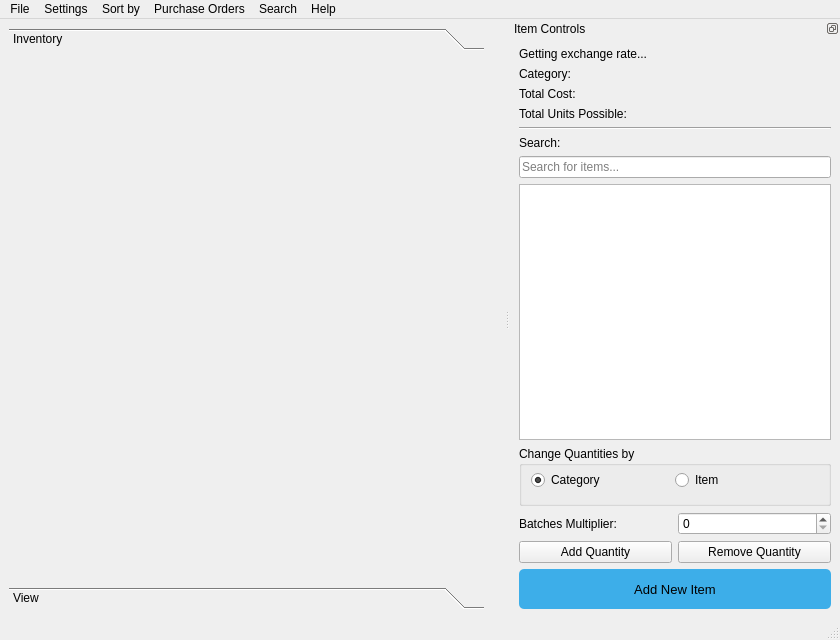
<?xml version="1.0" encoding="UTF-8"?>
<ui version="4.0">
 <author>Jared Gross</author>
 <class>MainWindow</class>
 <widget class="QMainWindow" name="MainWindow">
  <property name="geometry">
   <rect>
    <x>0</x>
    <y>0</y>
    <width>840</width>
    <height>640</height>
   </rect>
  </property>
  <property name="acceptDrops">
   <bool>true</bool>
  </property>
  <property name="windowTitle">
   <string>MainWindow</string>
  </property>
  <widget class="QWidget" name="centralwidget">
   <layout class="QVBoxLayout" name="verticalLayout_2">
    <property name="rightMargin">
     <number>20</number>
    </property>
    <item>
     <widget class="QToolBox" name="toolBox">
      <property name="frameShape">
       <enum>QFrame::NoFrame</enum>
      </property>
      <property name="frameShadow">
       <enum>QFrame::Plain</enum>
      </property>
      <property name="currentIndex">
       <number>0</number>
      </property>
      <widget class="QWidget" name="inventory_page">
       <property name="geometry">
        <rect>
         <x>0</x>
         <y>0</y>
         <width>477</width>
         <height>519</height>
        </rect>
       </property>
       <attribute name="label">
        <string>Inventory</string>
       </attribute>
       <attribute name="toolTip">
        <string>Manage all items</string>
       </attribute>
       <layout class="QHBoxLayout" name="horizontalLayout_4">
        <item>
         <layout class="QVBoxLayout" name="verticalLayout"/>
        </item>
       </layout>
      </widget>
      <widget class="QWidget" name="page_2">
       <property name="geometry">
        <rect>
         <x>0</x>
         <y>0</y>
         <width>477</width>
         <height>519</height>
        </rect>
       </property>
       <attribute name="label">
        <string>View</string>
       </attribute>
       <attribute name="toolTip">
        <string>View all inventory items as read only.</string>
       </attribute>
       <layout class="QHBoxLayout" name="horizontalLayout_5">
        <item>
         <layout class="QVBoxLayout" name="verticalLayout_4">
          <item>
           <layout class="QGridLayout" name="search_layout"/>
          </item>
         </layout>
        </item>
       </layout>
      </widget>
     </widget>
    </item>
    <item>
     <layout class="QVBoxLayout" name="verticalLayout_status">
      <property name="leftMargin">
       <number>6</number>
      </property>
      <property name="rightMargin">
       <number>6</number>
      </property>
     </layout>
    </item>
   </layout>
  </widget>
  <widget class="QMenuBar" name="menubar">
   <property name="geometry">
    <rect>
     <x>0</x>
     <y>0</y>
     <width>840</width>
     <height>21</height>
    </rect>
   </property>
   <widget class="QMenu" name="menuFile">
    <property name="title">
     <string>File</string>
    </property>
    <widget class="QMenu" name="menuDownload_File">
     <property name="statusTip">
      <string>A selection of files you can download.</string>
     </property>
     <property name="title">
      <string>Download File</string>
     </property>
     <addaction name="actionDownloadInventory"/>
    </widget>
    <widget class="QMenu" name="menuOpen_Category">
     <property name="statusTip">
      <string>Quick load categories</string>
     </property>
     <property name="title">
      <string>Open Category</string>
     </property>
    </widget>
    <widget class="QMenu" name="menuUpload_File">
     <property name="statusTip">
      <string>A selection of files you can upload online.</string>
     </property>
     <property name="title">
      <string>Upload File</string>
     </property>
     <addaction name="actionUploadInventory"/>
    </widget>
    <widget class="QMenu" name="menuInventory">
     <property name="title">
      <string>Inventory</string>
     </property>
     <addaction name="actionCreate_Category"/>
     <addaction name="actionDelete_Category"/>
     <addaction name="separator"/>
     <addaction name="actionClone_Category"/>
    </widget>
    <addaction name="menuUpload_File"/>
    <addaction name="menuDownload_File"/>
    <addaction name="separator"/>
    <addaction name="menuInventory"/>
    <addaction name="separator"/>
    <addaction name="menuOpen_Category"/>
    <addaction name="separator"/>
    <addaction name="actionBackup"/>
    <addaction name="actionLoad_Backup"/>
    <addaction name="separator"/>
    <addaction name="actionPrint_Inventory"/>
    <addaction name="separator"/>
    <addaction name="actionExit"/>
   </widget>
   <widget class="QMenu" name="menuSettings">
    <property name="title">
     <string>Settings</string>
    </property>
    <addaction name="actionDarkmode"/>
    <addaction name="actionAuto_back_up_to_cloud"/>
   </widget>
   <widget class="QMenu" name="menuHelp">
    <property name="title">
     <string>Help</string>
    </property>
    <addaction name="actionRelease_Notes"/>
    <addaction name="actionWebsite"/>
    <addaction name="separator"/>
    <addaction name="actionAbout_Qt"/>
    <addaction name="separator"/>
    <addaction name="actionCheck_for_Updates"/>
    <addaction name="separator"/>
    <addaction name="actionAbout"/>
   </widget>
   <widget class="QMenu" name="menuSearch">
    <property name="title">
     <string>Search</string>
    </property>
    <addaction name="actionEbay"/>
   </widget>
   <widget class="QMenu" name="menuSort">
    <property name="title">
     <string>Sort by</string>
    </property>
    <addaction name="actionAlphabatical"/>
    <addaction name="actionQuantity_in_Stock"/>
    <addaction name="actionPriority"/>
    <addaction name="separator"/>
    <addaction name="actionAscending"/>
    <addaction name="actionDescending"/>
    <addaction name="separator"/>
    <addaction name="actionSort"/>
   </widget>
   <widget class="QMenu" name="menuPurchase_Orders">
    <property name="title">
     <string>Purchase Orders</string>
    </property>
    <addaction name="actionAdd_Purchase_Order"/>
    <addaction name="actionRemove_Purchase_Order"/>
    <addaction name="separator"/>
    <addaction name="actionOpen_Purchase_Order"/>
    <addaction name="separator"/>
    <addaction name="actionOpen_Folder"/>
   </widget>
   <addaction name="menuFile"/>
   <addaction name="menuSettings"/>
   <addaction name="menuSort"/>
   <addaction name="menuPurchase_Orders"/>
   <addaction name="menuSearch"/>
   <addaction name="menuHelp"/>
  </widget>
  <widget class="QStatusBar" name="statusbar"/>
  <widget class="QDockWidget" name="dockWidget_create_add_remove">
   <property name="enabled">
    <bool>true</bool>
   </property>
   <property name="minimumSize">
    <size>
     <width>330</width>
     <height>453</height>
    </size>
   </property>
   <property name="floating">
    <bool>false</bool>
   </property>
   <property name="features">
    <set>QDockWidget::DockWidgetFloatable|QDockWidget::DockWidgetMovable</set>
   </property>
   <property name="allowedAreas">
    <set>Qt::LeftDockWidgetArea|Qt::RightDockWidgetArea</set>
   </property>
   <property name="windowTitle">
    <string>Item Controls</string>
   </property>
   <attribute name="dockWidgetArea">
    <number>2</number>
   </attribute>
   <widget class="QWidget" name="dockWidgetContents">
    <layout class="QHBoxLayout" name="horizontalLayout">
     <item>
      <layout class="QVBoxLayout" name="verticalLayout_3">
       <item>
        <widget class="QLabel" name="label_exchange_price">
         <property name="text">
          <string>Getting exchange rate...</string>
         </property>
        </widget>
       </item>
       <item>
        <widget class="QLabel" name="label_category_name">
         <property name="text">
          <string>Category: </string>
         </property>
        </widget>
       </item>
       <item>
        <widget class="QLabel" name="label_total_unit_cost">
         <property name="text">
          <string>Total Cost: </string>
         </property>
        </widget>
       </item>
       <item>
        <widget class="QLabel" name="label_units_possible">
         <property name="text">
          <string>Total Units Possible:</string>
         </property>
        </widget>
       </item>
       <item>
        <widget class="Line" name="line">
         <property name="orientation">
          <enum>Qt::Horizontal</enum>
         </property>
        </widget>
       </item>
       <item>
        <widget class="QLabel" name="label_2">
         <property name="text">
          <string>Search:</string>
         </property>
        </widget>
       </item>
       <item>
        <widget class="QLineEdit" name="lineEdit_search_items">
         <property name="statusTip">
          <string>Search items in this category</string>
         </property>
         <property name="inputMask">
          <string/>
         </property>
         <property name="dragEnabled">
          <bool>false</bool>
         </property>
         <property name="placeholderText">
          <string>Search for items...</string>
         </property>
         <property name="clearButtonEnabled">
          <bool>true</bool>
         </property>
        </widget>
       </item>
       <item>
        <widget class="QListWidget" name="listWidget_itemnames">
         <property name="statusTip">
          <string>All items from this category</string>
         </property>
         <property name="styleSheet">
          <string notr="true"/>
         </property>
        </widget>
       </item>
       <item>
        <widget class="QGroupBox" name="groupBox">
         <property name="minimumSize">
          <size>
           <width>0</width>
           <height>60</height>
          </size>
         </property>
         <property name="title">
          <string>Change Quantities by</string>
         </property>
         <layout class="QHBoxLayout" name="horizontalLayout_6">
          <property name="topMargin">
           <number>0</number>
          </property>
          <property name="bottomMargin">
           <number>9</number>
          </property>
          <item>
           <layout class="QGridLayout" name="gridLayout">
            <property name="leftMargin">
             <number>0</number>
            </property>
            <property name="topMargin">
             <number>0</number>
            </property>
            <property name="rightMargin">
             <number>0</number>
            </property>
            <property name="bottomMargin">
             <number>0</number>
            </property>
            <property name="spacing">
             <number>0</number>
            </property>
            <item row="0" column="0">
             <widget class="QRadioButton" name="radioButton_category">
              <property name="text">
               <string>Category</string>
              </property>
              <property name="checked">
               <bool>true</bool>
              </property>
             </widget>
            </item>
            <item row="0" column="1">
             <widget class="QRadioButton" name="radioButton_single">
              <property name="text">
               <string>Item</string>
              </property>
             </widget>
            </item>
           </layout>
          </item>
         </layout>
        </widget>
       </item>
       <item>
        <layout class="QHBoxLayout" name="horizontalLayout_3">
         <item>
          <widget class="QLabel" name="label">
           <property name="text">
            <string>Batches Multiplier:</string>
           </property>
          </widget>
         </item>
         <item>
          <widget class="QSpinBox" name="spinBox_quantity">
           <property name="statusTip">
            <string>Quantity you want to add/remove to the selected item/category</string>
           </property>
           <property name="accelerated">
            <bool>true</bool>
           </property>
           <property name="maximum">
            <number>99999999</number>
           </property>
          </widget>
         </item>
        </layout>
       </item>
       <item>
        <layout class="QHBoxLayout" name="horizontalLayout_2">
         <item>
          <widget class="QPushButton" name="pushButton_add_quantity">
           <property name="statusTip">
            <string>Adds to the currently selected item</string>
           </property>
           <property name="text">
            <string>Add Quantity</string>
           </property>
          </widget>
         </item>
         <item>
          <widget class="QPushButton" name="pushButton_remove_quantity">
           <property name="statusTip">
            <string>Removes from the currently selected item</string>
           </property>
           <property name="text">
            <string>Remove Quantity</string>
           </property>
          </widget>
         </item>
        </layout>
       </item>
       <item>
        <widget class="QPushButton" name="pushButton_create_new">
         <property name="sizePolicy">
          <sizepolicy hsizetype="Minimum" vsizetype="Preferred">
           <horstretch>0</horstretch>
           <verstretch>0</verstretch>
          </sizepolicy>
         </property>
         <property name="minimumSize">
          <size>
           <width>0</width>
           <height>40</height>
          </size>
         </property>
         <property name="maximumSize">
          <size>
           <width>16777215</width>
           <height>40</height>
          </size>
         </property>
         <property name="font">
          <font>
           <pointsize>10</pointsize>
          </font>
         </property>
         <property name="cursor">
          <cursorShape>ArrowCursor</cursorShape>
         </property>
         <property name="toolTip">
          <string/>
         </property>
         <property name="statusTip">
          <string>Create a new item</string>
         </property>
         <property name="styleSheet">
          <string notr="true">
        QPushButton#pushButton_create_new{
            background-color: #3daee9;
            border: 0.04em solid  #3daee9;
            border-radius: 5px;
        }
        QPushButton#pushButton_create_new:hover{
            background-color: #49b3eb;
            border: 0.04em solid  #49b3eb;
            border-radius: 5px;
        }
        QPushButton#pushButton_create_new:pressed{
            background-color: #5cbaed;
            color: #bae2f8;
            border: 0.04em solid  #5cbaed;
            border-radius: 5px;
        }
QPushButton#pushButton_create_new:disabled{
            background-color: #222222;
            color: gray;
            border: 0.04em solid  gray;
            border-radius: 1px;
        }</string>
         </property>
         <property name="text">
          <string>Add New Item</string>
         </property>
         <property name="checkable">
          <bool>false</bool>
         </property>
         <property name="default">
          <bool>false</bool>
         </property>
         <property name="flat">
          <bool>false</bool>
         </property>
        </widget>
       </item>
      </layout>
     </item>
    </layout>
   </widget>
  </widget>
  <action name="actionExit">
   <property name="text">
    <string>Exit</string>
   </property>
   <property name="statusTip">
    <string>Exit program</string>
   </property>
  </action>
  <action name="actionDarkmode">
   <property name="checkable">
    <bool>true</bool>
   </property>
   <property name="text">
    <string>Darkmode</string>
   </property>
   <property name="statusTip">
    <string>Toggle between darkmode and lightmode. Some changes need the program to restart to take effect.</string>
   </property>
   <property name="iconVisibleInMenu">
    <bool>false</bool>
   </property>
  </action>
  <action name="actionAbout_Qt">
   <property name="text">
    <string>About Qt</string>
   </property>
   <property name="iconVisibleInMenu">
    <bool>true</bool>
   </property>
  </action>
  <action name="actionView_License">
   <property name="text">
    <string>View License</string>
   </property>
  </action>
  <action name="actionCheck_for_updates">
   <property name="text">
    <string>Check for updates</string>
   </property>
  </action>
  <action name="actionCheck_for_Updates">
   <property name="text">
    <string>Check for Updates...</string>
   </property>
   <property name="statusTip">
    <string>Checks for new updates on GitHub</string>
   </property>
  </action>
  <action name="actionAbout">
   <property name="text">
    <string>About</string>
   </property>
   <property name="statusTip">
    <string>Shows license, version, distrbuter and webpage.</string>
   </property>
   <property name="iconVisibleInMenu">
    <bool>true</bool>
   </property>
  </action>
  <action name="actionBackup">
   <property name="text">
    <string>Backup</string>
   </property>
   <property name="statusTip">
    <string>Backup your inventory locally on your computer.</string>
   </property>
  </action>
  <action name="actions">
   <property name="text">
    <string>s</string>
   </property>
  </action>
  <action name="actionUploadInventory">
   <property name="text">
    <string>Inventory</string>
   </property>
   <property name="statusTip">
    <string>Upload all inventory category and items.</string>
   </property>
  </action>
  <action name="actionDownloadInventory">
   <property name="text">
    <string>Inventory</string>
   </property>
   <property name="statusTip">
    <string>Download all inventory categories and items.</string>
   </property>
  </action>
  <action name="actionEbay">
   <property name="text">
    <string>Ebay</string>
   </property>
   <property name="statusTip">
    <string>Search ebay for prices (beta &amp; deprecated)</string>
   </property>
  </action>
  <action name="actionLoad_Backup">
   <property name="text">
    <string>Load Local Backup</string>
   </property>
   <property name="statusTip">
    <string>Load a local backup that is saved to your computer.</string>
   </property>
   <property name="iconVisibleInMenu">
    <bool>false</bool>
   </property>
  </action>
  <action name="actionQuantity_in_Stock">
   <property name="checkable">
    <bool>true</bool>
   </property>
   <property name="checked">
    <bool>true</bool>
   </property>
   <property name="text">
    <string>Quantity in Stock</string>
   </property>
  </action>
  <action name="actionPriority">
   <property name="checkable">
    <bool>true</bool>
   </property>
   <property name="text">
    <string>Priority</string>
   </property>
   <property name="iconVisibleInMenu">
    <bool>true</bool>
   </property>
  </action>
  <action name="actionAscending">
   <property name="checkable">
    <bool>true</bool>
   </property>
   <property name="text">
    <string>Ascending</string>
   </property>
  </action>
  <action name="actionDescending">
   <property name="checkable">
    <bool>true</bool>
   </property>
   <property name="checked">
    <bool>true</bool>
   </property>
   <property name="text">
    <string>Descending</string>
   </property>
  </action>
  <action name="actionAlphabatical">
   <property name="checkable">
    <bool>true</bool>
   </property>
   <property name="text">
    <string>Alphabatical</string>
   </property>
  </action>
  <action name="actionSort">
   <property name="text">
    <string>Apply Sorting Method</string>
   </property>
   <property name="iconVisibleInMenu">
    <bool>false</bool>
   </property>
  </action>
  <action name="actionAuto_back_up_to_cloud">
   <property name="checkable">
    <bool>true</bool>
   </property>
   <property name="text">
    <string>Auto backup to cloud</string>
   </property>
   <property name="statusTip">
    <string>Automatically upload your changes to the cloud.</string>
   </property>
   <property name="iconVisibleInMenu">
    <bool>false</bool>
   </property>
  </action>
  <action name="actionAdd_Purchase_Order">
   <property name="text">
    <string>Add Purchase Order Template</string>
   </property>
   <property name="statusTip">
    <string>Add a new Purchase Order</string>
   </property>
   <property name="iconVisibleInMenu">
    <bool>false</bool>
   </property>
  </action>
  <action name="actionRemove_Purchase_Order">
   <property name="text">
    <string>Remove Purchase Order Template</string>
   </property>
   <property name="statusTip">
    <string>Remove a PO Template, BUT does NOT remove the generated PO's</string>
   </property>
   <property name="iconVisibleInMenu">
    <bool>false</bool>
   </property>
  </action>
  <action name="actionOpen_Purchase_Order">
   <property name="text">
    <string>Open Purchase Order</string>
   </property>
   <property name="statusTip">
    <string>Generate and open the selected Purchase Order</string>
   </property>
   <property name="iconVisibleInMenu">
    <bool>false</bool>
   </property>
  </action>
  <action name="actionRelease_Notes">
   <property name="text">
    <string>Release Notes</string>
   </property>
   <property name="statusTip">
    <string>View release notes</string>
   </property>
   <property name="iconVisibleInMenu">
    <bool>true</bool>
   </property>
  </action>
  <action name="actionWebsite">
   <property name="text">
    <string>Website</string>
   </property>
   <property name="toolTip">
    <string>https://piney-manufacturing-inventory.herokuapp.com</string>
   </property>
   <property name="statusTip">
    <string>https://piney-manufacturing-inventory.herokuapp.com</string>
   </property>
  </action>
  <action name="actionPrint_Inventory">
   <property name="text">
    <string>Print Inventory</string>
   </property>
   <property name="statusTip">
    <string>Generates a excel sheet summary of the current inventory.</string>
   </property>
  </action>
  <action name="actionOpen_Folder">
   <property name="text">
    <string>Open Folder</string>
   </property>
   <property name="statusTip">
    <string>Open PO's directory in windows explorer</string>
   </property>
   <property name="iconVisibleInMenu">
    <bool>false</bool>
   </property>
  </action>
  <action name="actionCreate_Category">
   <property name="text">
    <string>Create Category</string>
   </property>
   <property name="statusTip">
    <string>Craete a new Category</string>
   </property>
  </action>
  <action name="actionDelete_Category">
   <property name="text">
    <string>Delete Category</string>
   </property>
   <property name="statusTip">
    <string>Delete an existing Category.</string>
   </property>
  </action>
  <action name="actionClone_Category">
   <property name="text">
    <string>Clone Category</string>
   </property>
   <property name="statusTip">
    <string>Clone an existing Category.</string>
   </property>
  </action>
 </widget>
 <resources/>
 <connections/>
</ui>
